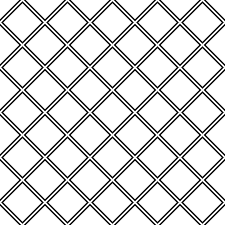
#> input picture Computer Vision/Odev-1/images.png, 225 x 225 px, found by its file name
$ python image-filter.py   (older library calls are emulated)
#> lines starting #> are read from the running program, lines starting #| are printed output that depends on the picture
import cv2
import numpy as np

image_path = "C:\Goruntu isleme\Odev-1\images.png"
original = cv2.imread(image_path)
#> original is the input picture: shape (225, 225, 3); min 0, max 255, mean 214.7

blurred = cv2.blur(original, (5, 5))
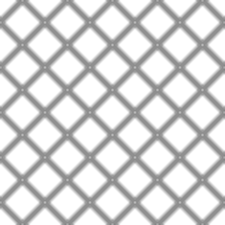
#> blurred: shape (225, 225, 3); min 134, max 255, mean 214.7

laplace = cv2.Laplacian(blurred, cv2.CV_64F)
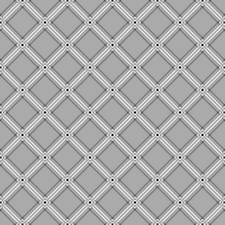
#> laplace: shape (225, 225, 3) float64; min -77, max 38, mean 0; drawn with min black and max white
laplace = np.uint8(np.absolute(laplace))
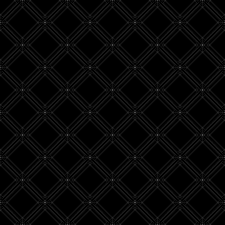
#> laplace: shape (225, 225, 3); min 0, max 77, mean 7.4

desired_width = 500
desired_height = 400

original_resized = cv2.resize(original, (desired_width, desired_height))
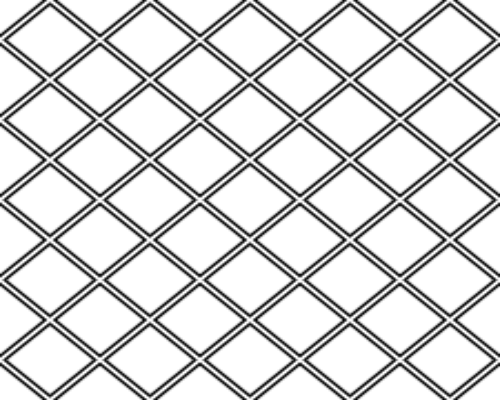
#> original_resized: shape (400, 500, 3); min 4, max 255, mean 214.7
blurred_resized = cv2.resize(blurred, (desired_width, desired_height))
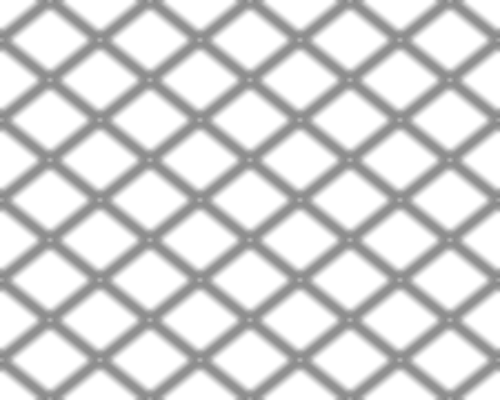
#> blurred_resized: shape (400, 500, 3); min 134, max 255, mean 214.7
laplace_resized = cv2.resize(laplace, (desired_width, desired_height))
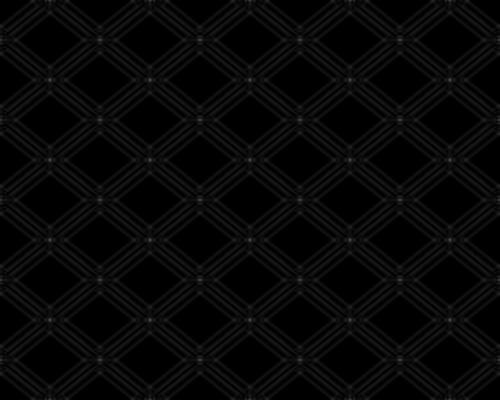
#> laplace_resized: shape (400, 500, 3); min 0, max 63, mean 7.3

result = np.hstack((original_resized, blurred_resized, laplace_resized))
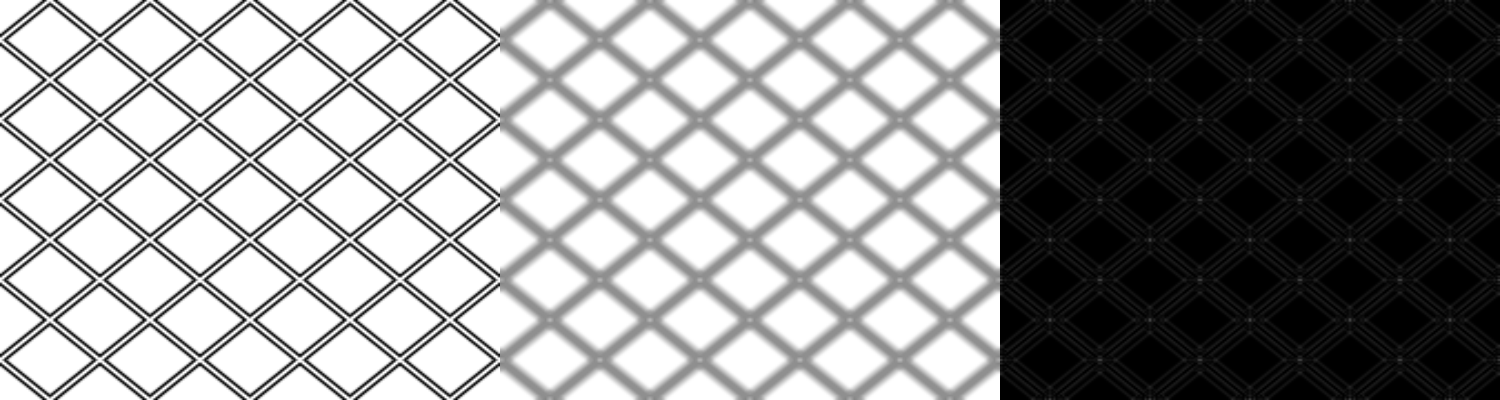
#> result: shape (400, 1500, 3); min 0, max 255, mean 145.6

cv2.imshow("Original | Blurred | Laplace", result)

cv2.waitKey(0)

cv2.destroyAllWindows()
